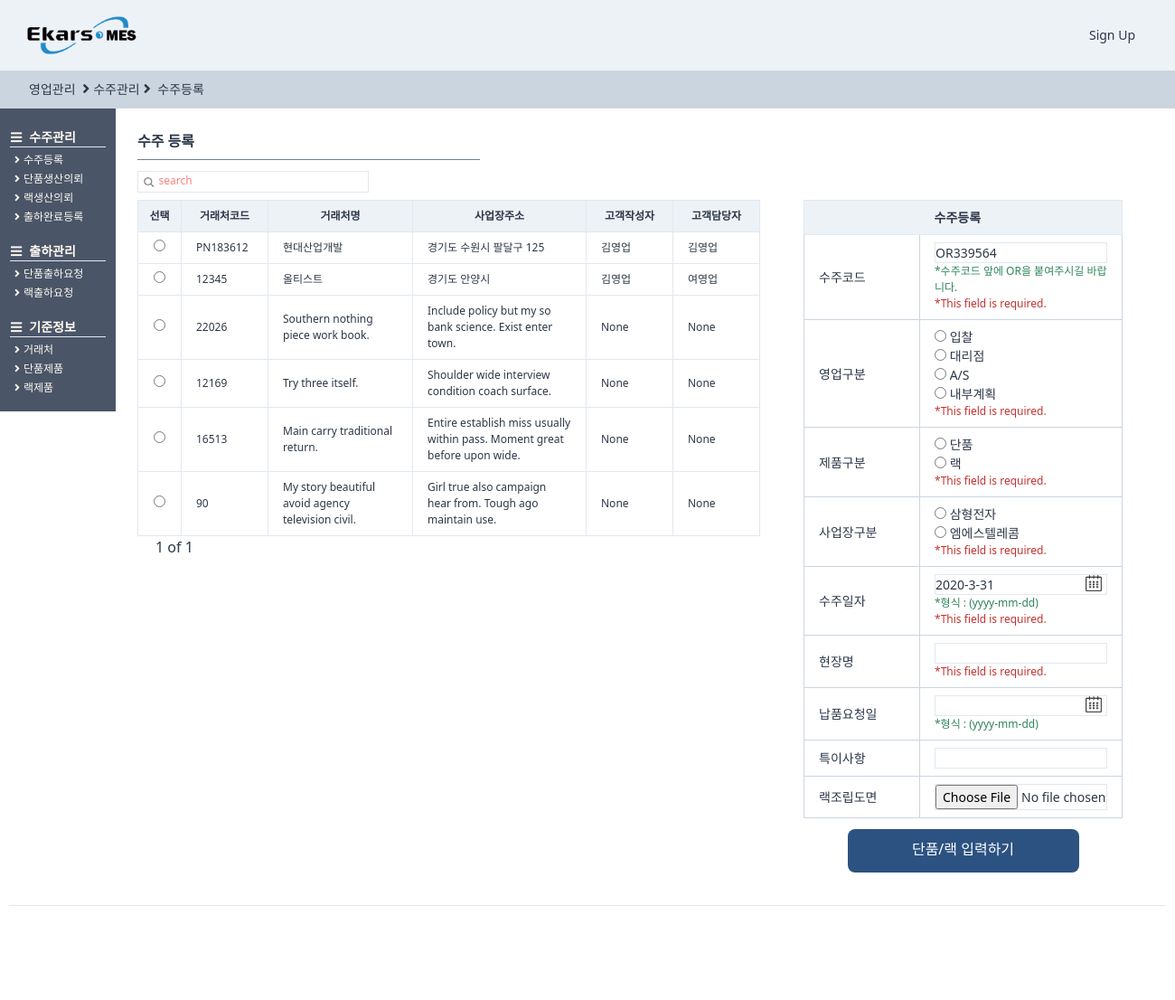
Screenshot of /orders/orderregister/ with the database file from the repository.
### StandardInformation/models.py (models this page shows, shortened)
class CustomerPartner(TimeStampedModel):
    고객 = "고객"
    대리점 = "대리점"
    공급처 = "공급처"
    거래처_CHOICES = (
        (고객, "고객"),
        (대리점, "대리점"),
        (공급처, "공급처"),
    )
    고객작성자 = models.ForeignKey(
        "users.User", related_name="고객거래처작성자", on_delete=models.SET_NULL, null=True
    )
    작성일 = models.DateField(auto_now=True, auto_now_add=False)
    거래처구분 = models.CharField(choices=거래처_CHOICES, max_length=4, default=공급처)
    거래처코드 = models.CharField(max_length=50, null=True)
    거래처명 = models.CharField(max_length=70, null=True)
    사업자등록번호 = models.CharField(max_length=50, null=True)
    고객담당자 = models.ForeignKey(
        "users.User", related_name="고객거래처담당자", on_delete=models.SET_NULL, null=True
    )
    연락처 = models.CharField(max_length=50, blank=True)
    이메일 = models.EmailField(max_length=254)
    사업장주소 = models.CharField(max_length=70, blank=True, null=True)
    사업자등록증첨부 = models.FileField(blank=True, null=True)
    특이사항 = models.TextField(blank=True, null=True)
    사용여부 = models.BooleanField(default=False)
    class Meta:
        verbose_name = "고객"
        verbose_name_plural = "고객"

### users/models.py (models this page shows)
class User(AbstractUser,TimeStampedModel):
    부서 = models.ForeignKey(
        "Part", related_name="user", on_delete=models.CASCADE, null=True
    )
    class Meta:
        verbose_name = "사용자"
        verbose_name_plural = "사용자"
    def __str__(self):
        return self.first_name

### orders/views.py (the view, shortened to what this page needs)
# urls.py: path("orderregister/", views.orderregister, name="orderregister"),
def orderregister(request):
    def give_number():
        while True:
            n = randint(1, 999999)
            num = str(n).zfill(6)
            code = "OR" + num
            obj = models.OrderRegister.objects.get_or_none(수주코드=code)
            if obj:
                pass
            else:
                return code
    form = forms.UploadOrderForm(request.POST)
    code = give_number()
    now = timezone.now().date()
    form.initial = {"수주코드": code, "수주일자": now}
    search = request.GET.get("search")
    if search is None:
        customer = SI_models.CustomerPartner.objects.all().order_by("-created")
        s_bool = False
    pagediv = 10
    totalpage = int(math.ceil(len(customer) / pagediv))
    paginator = Paginator(customer, pagediv, orphans=0)
    page = request.GET.get("page", "1")
    customer = paginator.get_page(page)
    nextpage = int(page) + 1
    previouspage = int(page) - 1
    notsamebool = True
    seletelist = ["제품구분", "영업구분", "사업장구분"]
    if int(page) == totalpage:
        notsamebool = False
    if (search is None) or (search == ""):
        search = "search"
    return render(
        request,
        "orders/orderregister.html",
        {
            "customer": customer,
            "form": form,
            "search": search,
            "page": page,
            "totalpage": totalpage,
            "notsamebool": notsamebool,
            "nextpage": nextpage,
            "previouspage": previouspage,
            "s_bool": s_bool,
            "seletelist": seletelist,
        },
    )

### core/managers.py (called while the page is built)
    def get_or_none(self, **kwargs):
        try:
            return self.get(**kwargs)
        except self.model.DoesNotExist:
            return None

### orders/forms.py (called while the page is built, shortened)
    def clean(self):
        self.is_bound = False
        cleaned_data = super().clean()
        code = self.cleaned_data.get("수주코드")
        order = models.OrderRegister.objects.get_or_none(수주코드=code)
        거래처코드 = self.cleaned_data.get("거래처코드")
        customer = SI_models.CustomerPartner.objects.get_or_none(거래처코드=거래처코드)

### templates/orders/orderregister.html (shortened to what this page needs)
{%extends "orders/ordershome.html"%}
{%load static%}
{%block head_title%}
<i class="fas fa-angle-right mx-1 text-base"></i>수주관리<i class="fas fa-angle-right text-base mx-1"></i>
<a href="{%url "orders:orderregister"%}" class="hover:font-bold">
    수주등록
</a>
{%endblock head_title %}
{%block main_contens%}
<div class="w-11/12 h-full ml-32 -mt-6 font-normal pt-12 flex flex-row">
    <div class="flex flex-col p-6 w-full ">
        <span class="border-b w-1/3 mb-3 border-gray-600 pb-2 font-semibold text-base">수주 등록 </span>
        <div class="w-64 border h-6 mb-2">
            <form method="get" action="" class="w-full flex ">
                <button class="w-4 h-4 mt-1 ml-1  rounded-xl bg-cover bg-center"
                    style="background-image:url({% static 'img/search.png' %});"></button>
                <input name="search" placeholder={{search}}
                    class="ml-1 w-full border-none search-box text-xs font-medium placeholder-red-400 focus: outline-none" />
            </form>
        </div>
        <div class="flex ">
            <div class="flew flex-col">
                <form method="POST" class="w-full flex flex-col justify-center" enctype="multipart/form-data">
                    <table class="table-fixed font-light text-xs w-full">
                        <thead>
                            <tr>
                                <th class="border bg-gray-200 px-1 py-2 w-12">선택</th>
                                <th class="border bg-gray-200 px-4 py-2 w-24">거래처코드</th>
                                <th class="border bg-gray-200 px-4 py-2 w-40">거래처명</th>
                                <th class="border bg-gray-200 px-4 py-2 w-48">사업장주소</th>
                                <th class="border bg-gray-200 px-4 py-2 w-24">고객작성자</th>
                                <th class="border bg-gray-200 px-4 py-2 w-24">고객담당자</th>
                            </tr>
                        </thead>
                        <tbody>
                            <ul id="id_거래처코드">
                                {%for list in customer%}
                                <tr>
                                    <td class="border px-4 py-2 text-center">
                                        <label for="id_거래처코드_0"><input type="radio" name="거래처코드" value={{list.거래처코드}}
                                                required="" id="id_거래처코드_0">
                                        </label>
                                    </td>
                                    <td class="border px-4 py-2 hover:text-blue-700">
                                        {{list.거래처코드}}</td>
                                    <td class="border px-4 py-2">{{list.거래처명}}</td>
                                    <td class="border px-4 py-2">{{list.사업장주소}}</td>
                                    <td class="border px-4 py-2">{{list.고객작성자}}</td>
                                    <td class="border px-4 py-2">{{list.고객담당자}}</td>
                                </tr>
                                {%endfor%}
                            </ul>
                        </tbody>
                    </table>
                    <div class="flex ml-2">
                        <span class="mx-3 font-medium  text-base">{{page}} of
                            {{totalpage}}</span>
                    </div>
            </div>
            <div class=" flex flex-col px-12 justify-center items-center">
                <div class="w-full justify-center flex flex-col">
                    <table class="table-fixed text-sm w-full">
                        <thead>
                            <tr>
                                <th class="border border-r-0 bg-gray-200 px-4 py-2 w-32"></th>
                                <th class="border border-l-0 bg-gray-200 px-4 py-2 w-56 text-left">수주등록</th>
                            </tr>
                        </thead>
                        <tbody>
                            {% for field in form %}
                            <tr>
                                {%if field.name != "거래처코드"%}
                                <td class="border border-gray-400 px-4 py-2">
                                    {{field.name}}
                                </td>
                                <td class="border border-gray-400 px-4 py-2">
                                    <div
                                        class="  {%if field.name not in seletelist %} border hover:border-gray-500 w-full {%endif%} flex">
                                        {% if field.name == "수주일자" %}
                                        <input type="text" name="수주일자" id="date2" size="10" />
                                        {%elif field.name == "납품요청일"%}
                                        <input type="text" name="납품요청일" id="date3" size="10" />
                                        {% else %}
                                        {{field}}
                                        {% endif %}
                                    </div>
                                    <div class="text-xs text-green-700 ">
                                        {{field.help_text}}
                                    </div>
                                    {% if field.errors %}
                                    {% for error in field.errors %}
                                    <div class="text-red-700 font-light text-xs">*{{error}}</div>
                                    {% endfor %}
                                    {% endif %}
                                </td>
                                {%endif%}
                            </tr>
                            {%endfor%}
                        </tbody>
                    </table>
                </div>
                <div class=" flex flex-row justify-around -mx-12">
                    <button class="btn-link bg-blue-800 text-white w-64 h-12 self-center my-3 pt-0 pb-1">
                        <div class="text-base font-medium">단품/랙 입력하기</div>
                    </button>
                </div>
            </div>
        </div>
    </div>
</div>
{%endblock main_contens %}

### rows the page displays
CustomerPartner: 거래처코드 "PN183612", 거래처명 "현대산업개발", 사업장주소 "경기도 수원시 팔달구 125", 고객작성자 "김영업", 고객담당자 "김영업"
CustomerPartner: 거래처코드 "12345", 거래처명 "올티스트", 사업장주소 "경기도 안양시", 고객작성자 "김영업", 고객담당자 "여영업"
CustomerPartner: 거래처코드 "22026", 거래처명 "Southern nothing piece work book.", 사업장주소 "Include policy but my so bank science. Exist enter town.", 고객작성자 "None", 고객담당자 "None"
CustomerPartner: 거래처코드 "12169", 거래처명 "Try three itself.", 사업장주소 "Shoulder wide interview condition coach surface.", 고객작성자 "None", 고객담당자 "None"
CustomerPartner: 거래처코드 "16513", 거래처명 "Main carry traditional return.", 사업장주소 "Entire establish miss usually within pass. Moment great before upon wide.", 고객작성자 "None", 고객담당자 "None"
CustomerPartner: 거래처코드 "90", 거래처명 "My story beautiful avoid agency television civil.", 사업장주소 "Girl true also campaign hear from. Tough ago maintain use.", 고객작성자 "None", 고객담당자 "None"

### other values shown
{{ page }} "1"
{{ totalpage }} "1"
{{ field.name }} "수주코드" "영업구분" "제품구분" "사업장구분" "수주일자" "현장명" "납품요청일" "특이사항" "랙조립도면"
{{ field.help_text }} "*수주코드 앞에 OR을 붙여주시길 바랍니다." "*형식 : (yyyy-mm-dd)" "*형식 : (yyyy-mm-dd)"
{{ error }} "This field is required." "This field is required." "This field is required." "This field is required." "This field is required." "This field is required."
